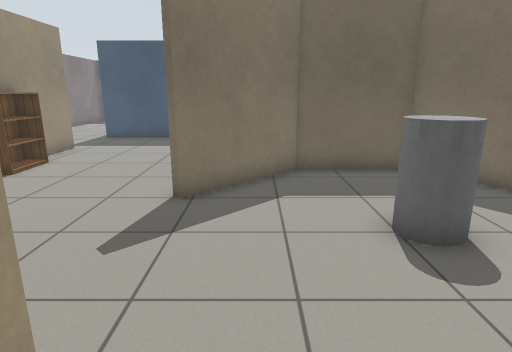
[1] (above)

17 first-person views from a walk through a robot-simulator world made for Gazebo. The camera is 1.2 m above the floor, tilts 14° down and sees 75° across. The floor is counted in squares, 0.5 m on a side. Each view is taken from the middle of a square. On the plan, view 1 faces up. The plan holds only what a view shows up to about 19 squares ahead; the rest is blank. Gazebo's built-in surfaces are drawn with simple patterns.

[2]
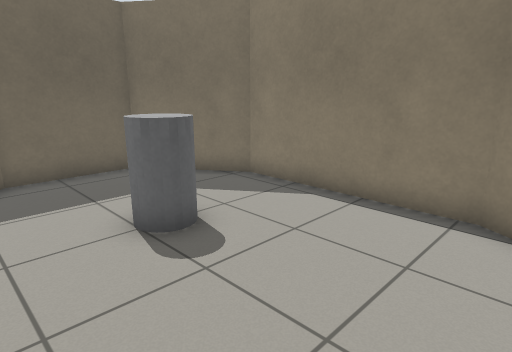

[3]
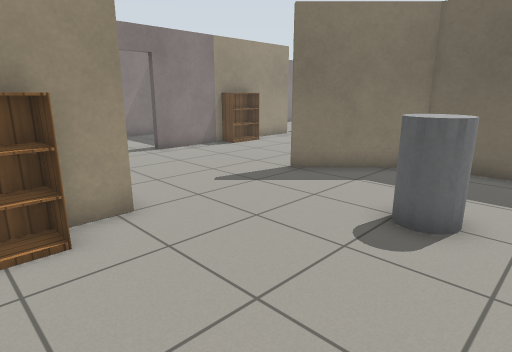

[4]
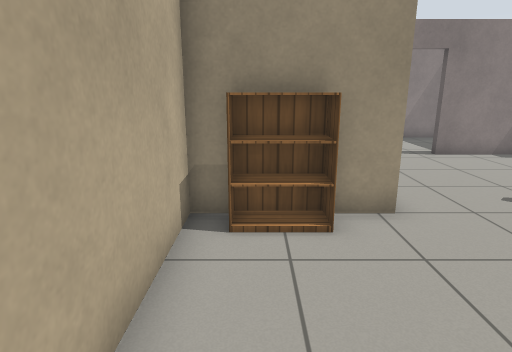

[5]
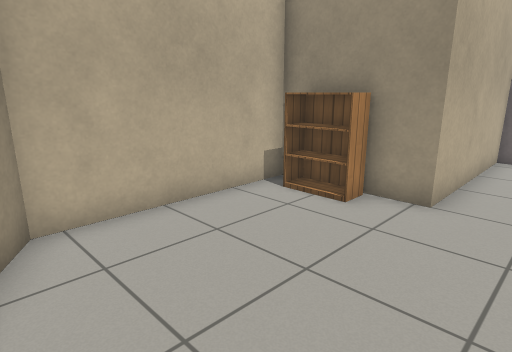

[6]
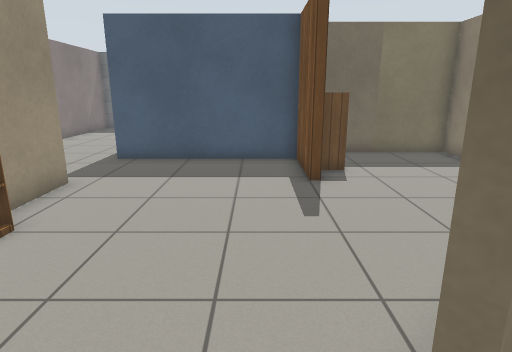

[7]
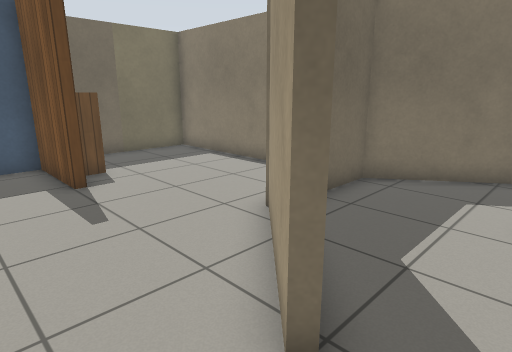

[8]
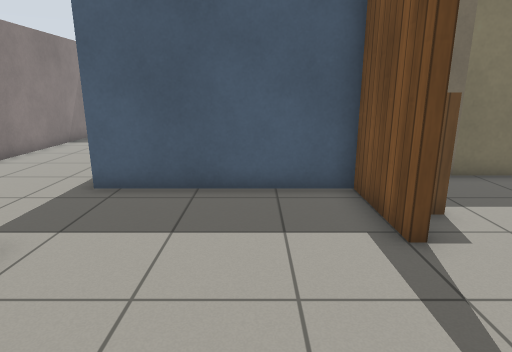

[9]
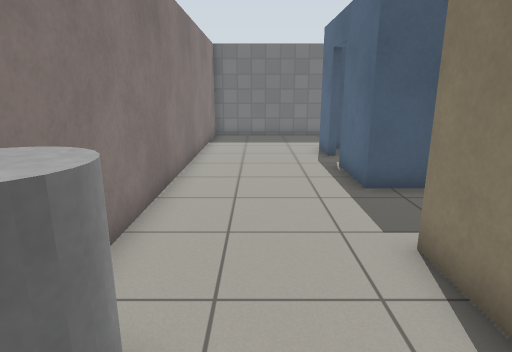

[10]
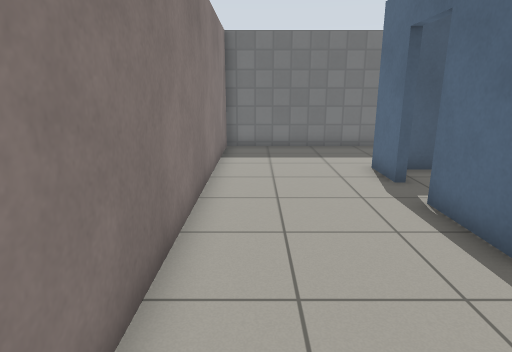

[11]
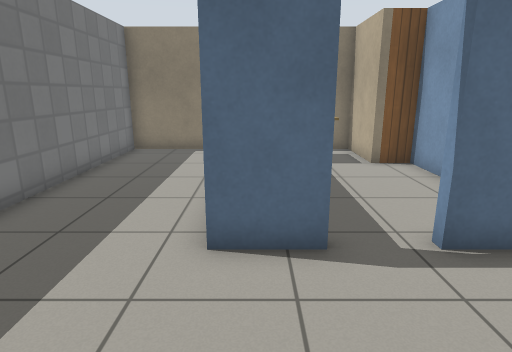

[12]
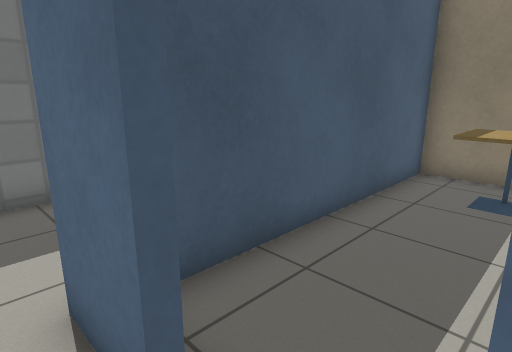

[13]
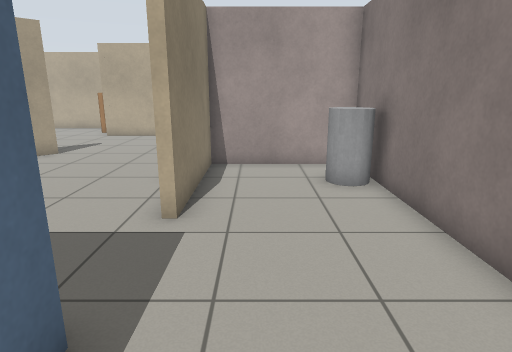

[14]
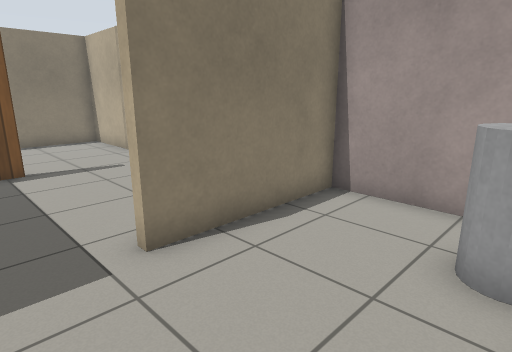

[15]
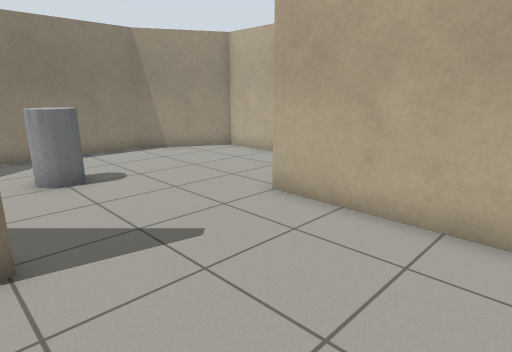

[16]
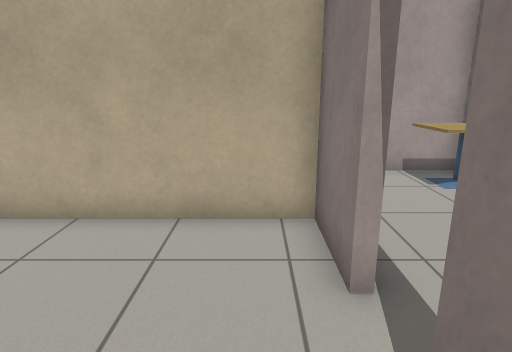

[17]
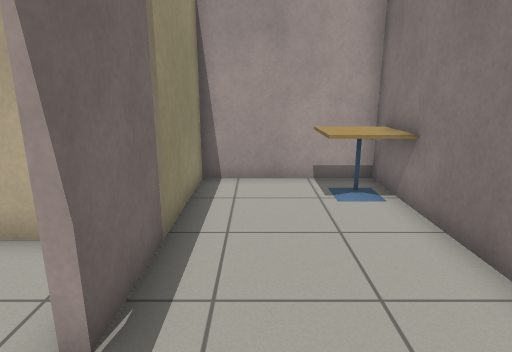

### Floor plan
Points are (right, up) in squares from view 1. A wall is a line through its corners. A room is listed if a view was taken in it or the views show most of it. See-through windows are left out.
Room 1 (views 1, 2, 3, 4, 5)
walls: (-1.4, 1.8) (-1.4, -2.3) (5, -2.3) (7.1, 1.2) (7.1, 7.3) (4.8, 10.5); (4.8, 10.4) (1.3, 10.4) (-1.1, 8.1)
ways out: opening at (-1, 5) to room 2
objects: bookshelf (-1, -1) to (-1, 0); grey cylinder (3, 5) to (3, 6)
Room 2 (views 6, 7, 8, 9, 10, 11, 12, 13, 14, 15, 16)
walls: (-8.2, 14.9) (-8.2, 11.4); (-1.5, 15) (-1.5, 18.3) (-8.2, 18.3) (-8.2, 21.1); (-8.5, 11.5) (-8.5, 14.9); (-8.2, 9.5) (-8.2, 6.1); (-8.2, 22.9) (-8.2, 24.9); (-1.1, 8.1) (-1.8, 7.4) (-2, 7.6) (1.1, 10.7) (4.8, 10.7) (4.8, 19.6) (-0.2, 19.6); (-8.2, 4.4) (-8.2, 1.8) (-1.4, 1.8); (1.6, 26.2) (1.6, 29.3) (-13.3, 29.3) (-13.3, 9.6) (-8.5, 9.6)
ways out: opening at (-1, 5) to room 1; open door at (-8, 5.5) to room 3; open door at (-8, 22) to room 4
objects: grey cylinder (-13, 12) to (-12, 12); bookshelf (-8, 10) to (-8, 11); bookshelf (-1, 17) to (0, 18)
Room 3 (view 17)
walls: (-13.3, 3) (-13.3, 0.8); (-13.3, -1.6) (-13.3, -2.3) (-8.5, -2.3) (-8.5, 4.4); (-13.3, 8.9) (-13.3, 7)
ways out: open door at (-8, 5.5) to room 2
objects: cafe table (-13, -1) to (-12, 0)
Room 4 (no view inside)
walls: (-3.5, 18.6) (-1.5, 18.6) (-1.5, 19.9) (1.6, 19.9); (1.6, 22.1) (1.6, 24.5) (-7.5, 24.5)
ways out: open door at (-8, 22) to room 2
objects: cafe table (-1, 22) to (0, 23)

Where each view was taken, in squares from view 1:
view 1: 0 up, 0 right, facing up
view 2: 0 up, 0 right, facing up-right
view 3: 1 down, 5 right, facing up-left
view 4: 1 down, 5 right, facing left
view 5: 4 up, 6 right, facing down-left
view 6: 6 up, 3 left, facing up
view 7: 6 up, 4 left, facing up-right
view 8: 10 up, 4 left, facing up
view 9: 10 up, 11 left, facing up
view 10: 14 up, 12 left, facing up
view 11: 24 up, 13 left, facing right
view 12: 21 up, 9 left, facing up-right
view 13: 21 up, 10 left, facing down
view 14: 17 up, 13 left, facing down-right
view 15: 8 up, 7 left, facing down-right
view 16: 8 up, 7 left, facing down
view 17: 7 up, 10 left, facing down
